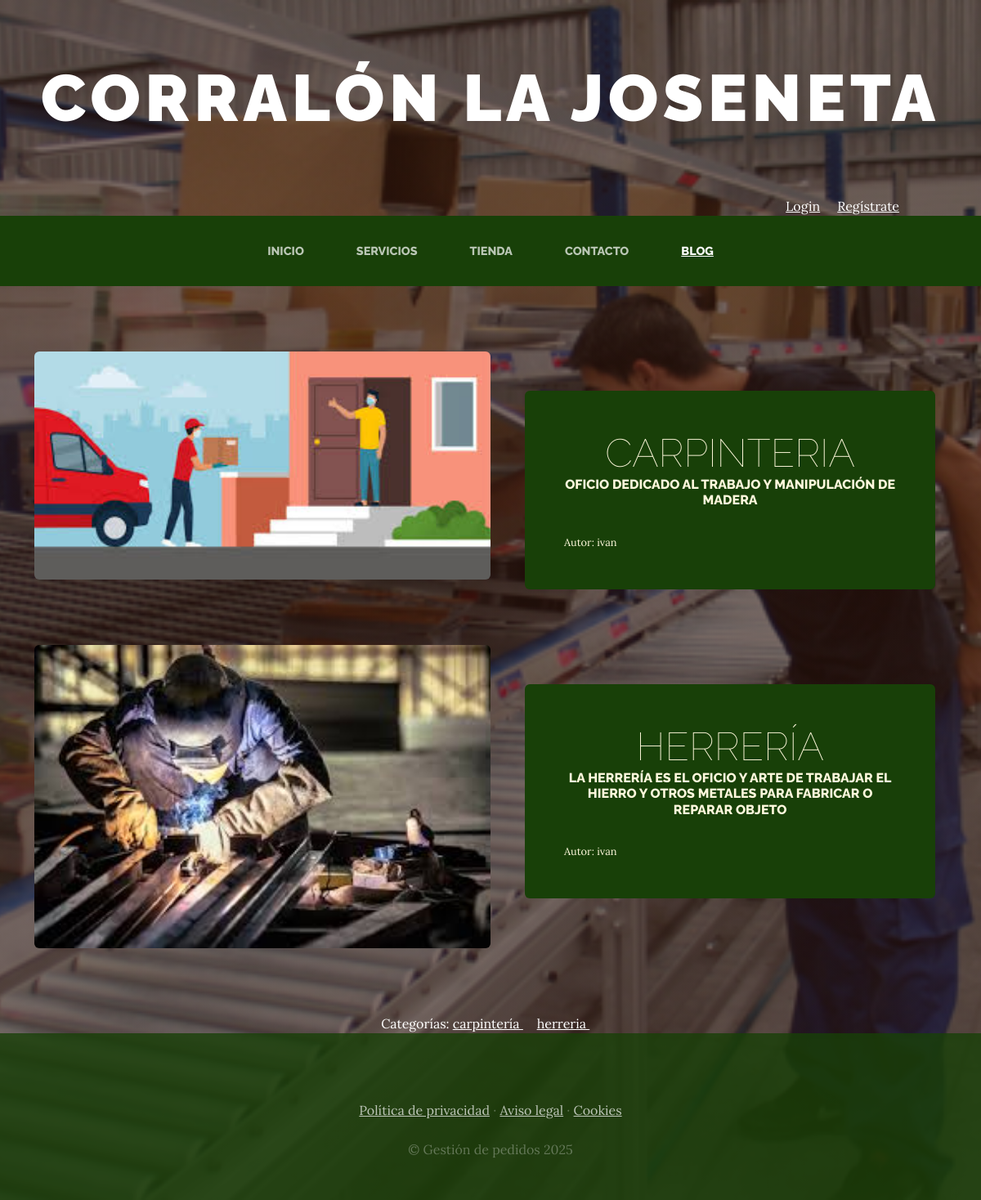
Screenshot of /blog/ with the database file from the repository.
### blog/models.py (models this page shows, shortened)
class Post(models.Model):
    titulo=models.CharField(max_length=100)
    contenido=models.CharField(max_length=100)
    imagen=models.ImageField(upload_to="blog", null=True, blank=True)
    autor=models.ForeignKey(User, on_delete=models.CASCADE)
    categorias=models.ManyToManyField(Categoria)
    created=models.DateTimeField(auto_now_add=True)
    updated=models.DateTimeField(auto_now_add=True)
    class Meta:
        verbose_name='post'
        verbose_name_plural='posts'

class Categoria(models.Model):
    nombre=models.CharField(max_length=50)
    created=models.DateTimeField(auto_now_add=True)
    updated=models.DateTimeField(auto_now_add=True)
    class Meta:
        verbose_name='categoria'
        verbose_name_plural='categorias'

### blog/views.py (the view)
# urls.py: 2. Add a URL to urlpatterns:  path('blog/', include('blog.urls'))
def blog(request):
    posts=Post.objects.all()
    return render(request, "blog/blog.html", {"posts": posts})

### carro/context_processor.py (called while the page is built)
def importe_total_carro(request):
    total=0
    if request.user.is_authenticated:
        for key, value in request.session["carro"].items():
            total=total+float(value["precio"])
    else:
        total="Debes hacer login"
    return {"importe_total_carro":total}

### blog/templates/blog/blog.html
{% extends "ProyectoWebApp/base.html" %}
{% load static %}
{% block content %}
    {% for post in posts %}
    <section class="page-section clearfix">
        <div class="container">
          <div class="intro">
        {% if post.imagen %}
            <img class="intro-img img-fluid mb-3 mb-lg-0 rounded" src="{{ post.imagen.url }}" alt="" style="width: 50%;">
        {% endif %}
            <div class="intro-text left-0 text-center bg-faded p-5 rounded">
              <h2 class="section-heading mb-4" >
                <span class="section-heading-lower">{{post.titulo}}</span>
                <span class="section-heading-upper">{{post.contenido}}</span>
              </h2>
              <div style="text-align: left; font-size: 0.8em;">
                Autor: {{post.autor}}
              </div>
            </div>
          </div>
        </div>
      </section>
    {% endfor %}
    <section>
        <div style="width: 75%; margin: auto; text-align: center; color: white;">
          Categorías:
          {% for post in posts %}
            {% for categoria in post.categorias.all %}
           <a href="{% url 'categoria' categoria.id %}" class="linksCategorias">{{categoria.nombre}} </a>&nbsp;&nbsp;&nbsp;
            {% endfor %}
          {% endfor %}
        </div>
    </section>
{% endblock %}

### ProyectoWebApp/static/ProyectoWebApp/css/gestion.css (style rules this page uses)
body { font-family: 'Lora'; background: linear-gradient(rgba(47, 23, 15, 0.65), rgba(47, 23, 15, 0.65)), url("../img/bg_main.jpg"); background-attachment: fixed; background-position: center; background-size: cover; }
h1, h2, h3, h4, h5, h6 { font-family: 'Raleway'; }
.page-section { margin-top: 5rem; margin-bottom: 5rem; }
.section-heading { text-transform: uppercase; }
.section-heading .section-heading-upper { display: block; font-size: 1rem; font-weight: 800; padding-bottom:.5rem; }
.section-heading .section-heading-lower { display: block; font-size: 3rem; font-weight: 100; }
.bg-faded { background-color: rgba(255, 255, 255, 0.85); }
.intro { position: relative; }
@media (min-width: 992px) { .intro .intro-img { width: 75%; float: left; } }
@media (min-width: 992px) { .intro .intro-text { left: 600; width: 60%; margin-top: 3rem; background-color: rgba(24, 64, 8); color: cornsilk; position: absolute; } }
@media (min-width: 1200px) { .intro .intro-text { width: 45%; } }
.linksCategorias { color: white !important; text-decoration: underline; }

### rows the page displays
Post: imagen (picture), titulo "CARPINTERIA", contenido "OFICIO DEDICADO AL TRABAJO Y MANIPULACIÓN DE MADERA", autor "ivan"
Post: imagen (picture), titulo "HERRERÍA", contenido "LA HERRERÍA ES EL OFICIO Y ARTE DE TRABAJAR EL HIERRO Y OTROS METALES PARA FABRICAR O REPARAR OBJETO", autor "ivan"
Categoria: nombre "carpintería"
Categoria: nombre "herreria"
